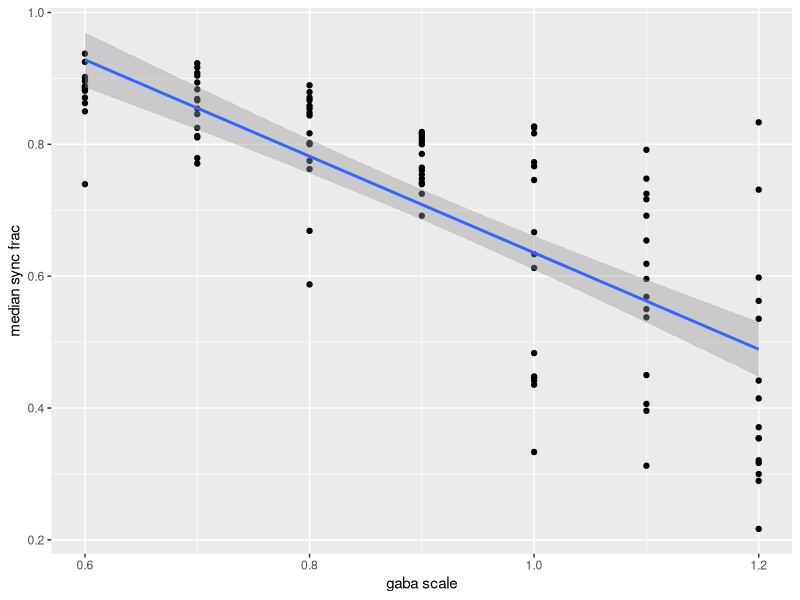
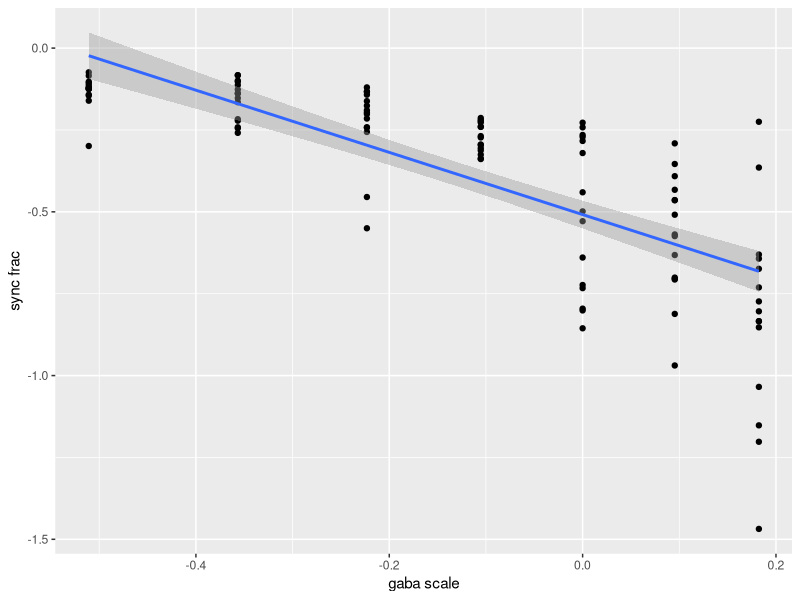
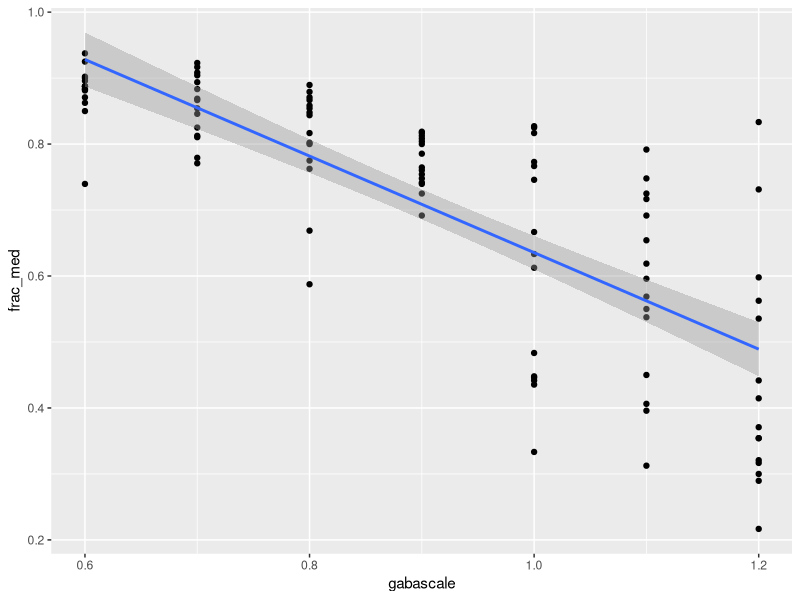
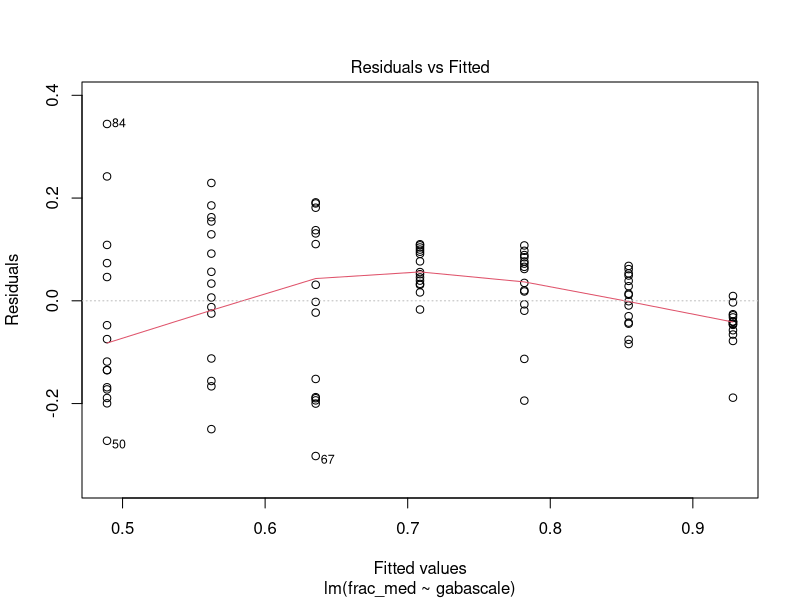
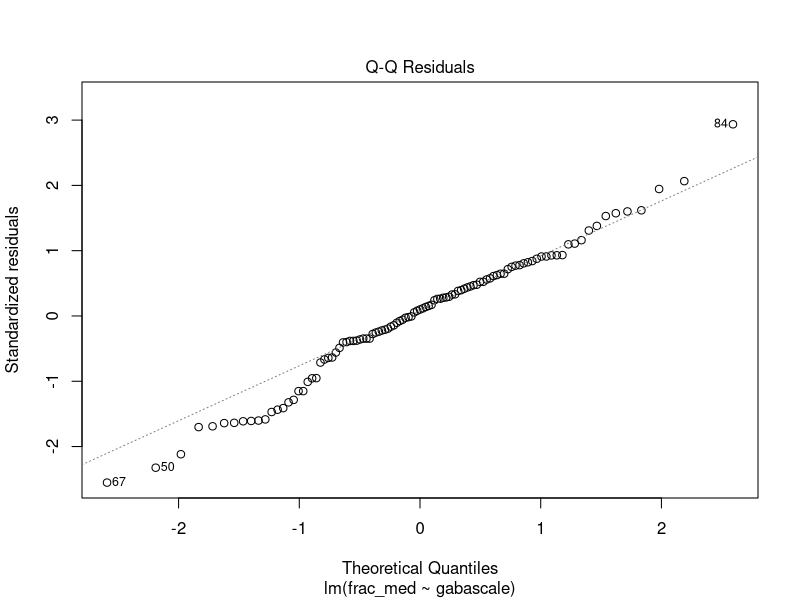
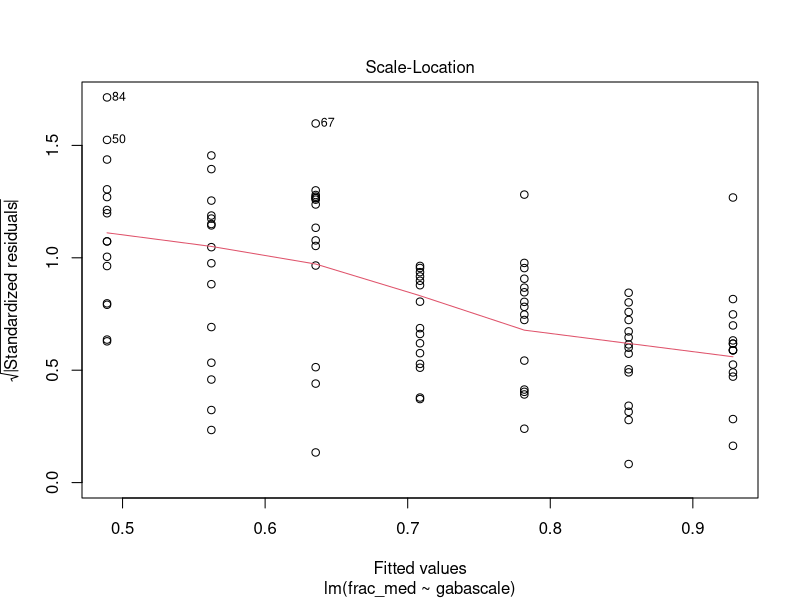
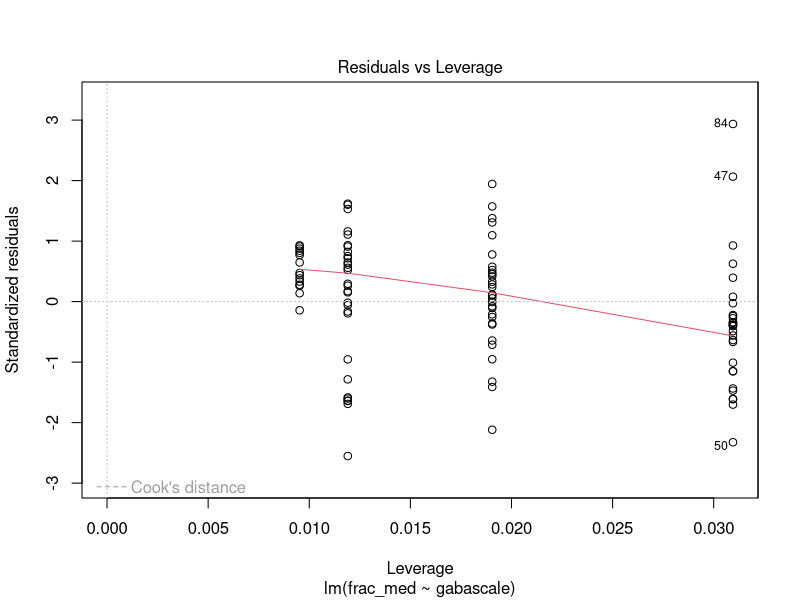
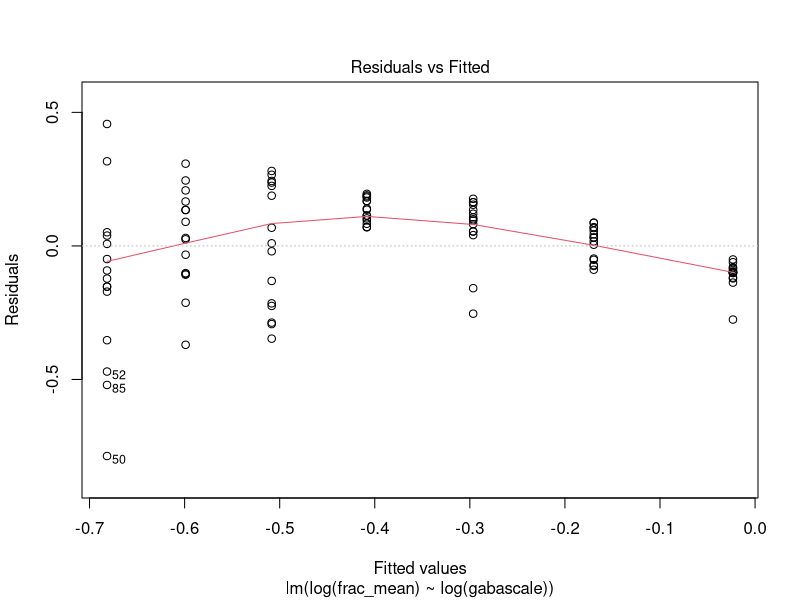

R code for these plots, in order:
library(ggplot2)
data <- read.csv("gaba_scale_ss_frac_cutoff_0.2_binwidth_0.5ms_lookahead_10.csv", header=TRUE, sep=",")
## qplot(normdata$dbcount, normdata$premean, geom=c("point", "smooth"), method="lm")

### First try linear regression
ss.lm = lm(formula = frac_med ~ gabascale, data=data)
summary(ss.lm)

### RESULTS:
## Call:
## lm(formula = frac_med ~ gabascale, data = data)

## Residuals:
##      Min       1Q   Median       3Q      Max 
## -0.30213 -0.05731  0.01170  0.07653  0.34421 

## Coefficients:
##             Estimate Std. Error t value Pr(>|t|)    
## (Intercept)  1.36716    0.05358   25.52   <2e-16 ***
## gabascale   -0.73170    0.05812  -12.59   <2e-16 ***
## ---
## Signif. codes:  0 ‘***’ 0.001 ‘**’ 0.01 ‘*’ 0.05 ‘.’ 0.1 ‘ ’ 1

## Residual standard error: 0.1191 on 103 degrees of freedom
##   (1 observation deleted due to missingness)
## Multiple R-squared:  0.6061,	Adjusted R-squared:  0.6023 
## F-statistic: 158.5 on 1 and 103 DF,  p-value: < 2.2e-16

## plot(ss.lm)

qplot(data$gabascale, data$frac_med, xlab="gaba scale", ylab="median sync frac", geom=c("point", "smooth"), method="lm")

### Try logistic regression - a cell will either fire or not fire
### (however the independece criterion is not true).
spiking <- round(data$frac_med*240)
nonspiking <- 240 - spiking
ss.logistic = glm(cbind(spiking, nonspiking )~ gabascale, data=data, family=binomial)
summary(ss.logistic)

### RESULTS:
## Call:
## glm(formula = cbind(spiking, nonspiking) ~ data$gabascale, family = binomial)

## Deviance Residuals: 
##     Min       1Q   Median       3Q      Max  
## -6.0006  -0.9905   0.1439   1.1290   5.2090  

## Coefficients:
##                Estimate Std. Error z value Pr(>|z|)    
## (Intercept)     0.59856    0.04496   13.31   <2e-16 ***
## data$gabascale -1.06904    0.05010  -21.34   <2e-16 ***
## ---
## Signif. codes:  0 ‘***’ 0.001 ‘**’ 0.01 ‘*’ 0.05 ‘.’ 0.1 ‘ ’ 1

## (Dispersion parameter for binomial family taken to be 1)

##     Null deviance: 880.17  on 104  degrees of freedom
## Residual deviance: 419.74  on 103  degrees of freedom
##   (1 observation deleted due to missingness)
## AIC: 1097.1

## Number of Fisher Scoring iterations: 4

### Get back the coefficient in original scale - inverse of logit link 1/(1+1/exp(x))
1/(1+1/exp(coef(ss.logistic)))
## plot(data$gabascale, spiking)
### Lost here: http://plantecology.syr.edu/fridley/bio793/glm.html
## logistic.pred <- predict(ss.logistic, list(gabascale=gabascale), type="response")
## lines(predict(ss.logistic, list(gabascale=gabascale), type="response"), lwd=2, col="orange")
## anova(ss.lm, ss.logistic,test="Chisq")

### Plot the data with fitted model - checked with statsmodels - but could not produce the confidence interval
png("gabascale_binomial_fit.png", width=400, height=300)
binom_plot <- ggplot(data, aes(x=gabascale, y=frac_med)) + xlab("GABA scale") + ylab("Median fraction") + geom_point(shape=19) + geom_smooth(method="glm", family="binomial")
par(new=F)
binom_plot + theme(panel.grid.major=element_blank(), panel.grid.minor=element_blank(), panel.background=element_blank())
dev.off()




qplot(log(data$gabascale),log(data$frac_mean), xlab="gaba scale", ylab="sync frac", geom=c("point", "smooth"), method="lm")

fligner.test(frac_med ~ gabascale, data = data)
fligner.test(frac_mean ~ gabascale, data = data)
##Nonhomogeneous variance
oneway.test(frac_med ~ gabascale, data = data)
oneway.test(frac_mean ~ gabascale, data = data)

fit = glm(frac_mean ~ gabascale, family=Gamma, data=data)
summary(fit)
### Results:
## Call:
## glm(formula = frac_mean ~ gabascale, family = Gamma, data = data)

## Deviance Residuals: 
##      Min        1Q    Median        3Q       Max  
## -0.72497  -0.08795   0.01685   0.10320   0.45048  

## Coefficients:
##             Estimate Std. Error t value Pr(>|t|)    
## (Intercept)   0.1776     0.1031   1.723    0.088 .  
## gabascale     1.4388     0.1224  11.759   <2e-16 ***
## ---
## Signif. codes:  0 ‘***’ 0.001 ‘**’ 0.01 ‘*’ 0.05 ‘.’ 0.1 ‘ ’ 1

## (Dispersion parameter for Gamma family taken to be 0.03045981)

##     Null deviance: 7.7622  on 104  degrees of freedom
## Residual deviance: 3.4841  on 103  degrees of freedom
##   (1 observation deleted due to missingness)
## AIC: -133.65

ggplot(data, aes(x=gabascale, y=frac_med)) + geom_point() + geom_smooth(method="glm", family=Gamma)
### Binomial looks like best fit.

fit = lm(frac_med ~ gabascale, data=data)
summary(fit)
plot(fit)


fit = lm(formula = log(frac_mean) ~ log(gabascale), data=data)
summary(fit)
plot(fit)

